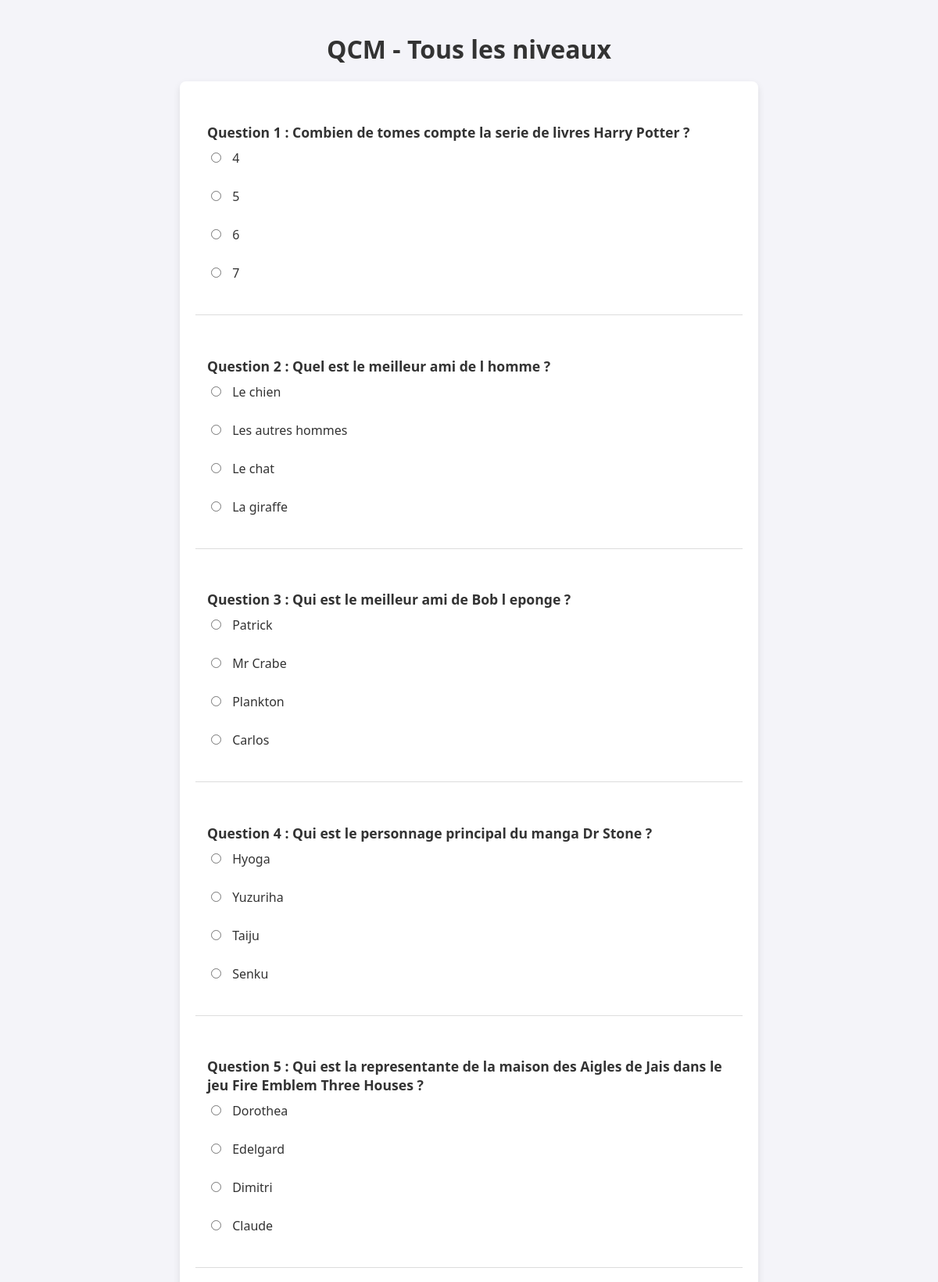
The page /views/quiz.php (upper part) on the database its author committed.
### tables this page shows
CREATE TABLE IF NOT EXISTS `questions` (
  `idq` int(3) NOT NULL AUTO_INCREMENT,
  `libelleQ` varchar(255) NOT NULL,
  `niveau` int(11) NOT NULL,
  PRIMARY KEY (`idq`)
);

CREATE TABLE IF NOT EXISTS `reponses` (
  `idr` int(3) NOT NULL AUTO_INCREMENT,
  `idq` int(3) NOT NULL,
  `libeller` varchar(255) NOT NULL,
  `verite` tinyint(1) NOT NULL,
  PRIMARY KEY (`idr`)
);

### views/quiz.php (the view, shortened to what this page needs)
<?php
include '../includes/db.php';
$niveau = isset($_GET['niveau']) ? $_GET['niveau'] : 'tous';
if ($niveau === '0' || $niveau === '1') {
    $stmt = $pdo->prepare("SELECT * FROM questions WHERE niveau = ? ORDER BY RAND() LIMIT 10");
    $stmt->execute([$niveau]);
} else {
    $stmt = $pdo->query("SELECT * FROM questions ORDER BY RAND() LIMIT 10");
}
$questions = $stmt->fetchAll(PDO::FETCH_ASSOC);
$niveauTexte = $niveau === 'tous' ? 'Tous les niveaux' : "Niveau $niveau";
?>
<!DOCTYPE html>
<html lang="fr">
<head>
    <link rel="stylesheet" href="../css/style.css">
</head>
<body>
    <h1>QCM - <?php echo htmlspecialchars($niveauTexte); ?></h1>
    <form action="results.php" method="post" onsubmit="return validateForm()">
        <?php
        $numero = 1;
        foreach ($questions as $question): ?>
            <div class="question-block">
                <p><strong>Question <?php echo $numero; ?> : <?php echo htmlspecialchars($question['libelleQ']); ?></strong></p>
                <?php
                $stmt = $pdo->prepare("SELECT * FROM reponses WHERE idq = ?");
                $stmt->execute([$question['idq']]);
                $reponses = $stmt->fetchAll(PDO::FETCH_ASSOC);
                foreach ($reponses as $reponse): ?>
                    <label>
                        <input type="radio" name="question_<?php echo $question['idq']; ?>" value="<?php echo $reponse['idr']; ?>" required>
                        <?php echo htmlspecialchars($reponse['libeller']); ?>
                    </label><br>
                <?php endforeach; ?>
            </div>
        <?php
        $numero++;
        endforeach; ?>
    </form>
</body>
</html>

### css/style.css (style rules this page uses)
body { font-family: 'Segoe UI', Tahoma, Geneva, Verdana, sans-serif; margin: 0; padding: 20px; background-color: #f4f4f9; color: #333; transition: background-color 0.3s, color 0.3s; }
h1 { text-align: center; margin-bottom: 20px; }
form { margin: 0 auto; width: 80%; max-width: 700px; background-color: #ffffff; padding: 20px; box-shadow: 0px 4px 10px rgba(0, 0, 0, 0.1); border-radius: 8px; transition: background-color 0.3s, box-shadow 0.3s; }
div.question-block { margin-bottom: 20px; padding: 15px; border-bottom: 1px solid #ddd; transition: border-color 0.3s; }
div.question-block p { font-weight: bold; font-size: 1.1em; margin-bottom: 10px; }
label { display: block; margin-bottom: 5px; cursor: pointer; }
label input[type="radio"] { margin-right: 10px; }

### rows shown on the page
questions: libelleQ "Combien de tomes compte la serie de livres Harry Potter ?"
reponses: libeller "4"
reponses: libeller "5"
reponses: libeller "6"
reponses: libeller "7"
questions: libelleQ "Quel est le meilleur ami de l homme ?"
reponses: libeller "Le chien"
reponses: libeller "Les autres hommes"
reponses: libeller "Le chat"
reponses: libeller "La giraffe"
questions: libelleQ "Qui est le meilleur ami de Bob l eponge ?"
reponses: libeller "Patrick"
reponses: libeller "Mr Crabe"
reponses: libeller "Plankton"
reponses: libeller "Carlos"
questions: libelleQ "Qui est le personnage principal du manga Dr Stone ?"
reponses: libeller "Hyoga"
reponses: libeller "Yuzuriha"
reponses: libeller "Taiju"
reponses: libeller "Senku"
questions: libelleQ "Qui est la representante de la maison des Aigles de Jais dans le jeu Fire Emblem Three Houses ?"
reponses: libeller "Dorothea"
reponses: libeller "Edelgard"
reponses: libeller "Dimitri"
reponses: libeller "Claude"

### other values the page prints
$niveauTexte "Tous les niveaux"
